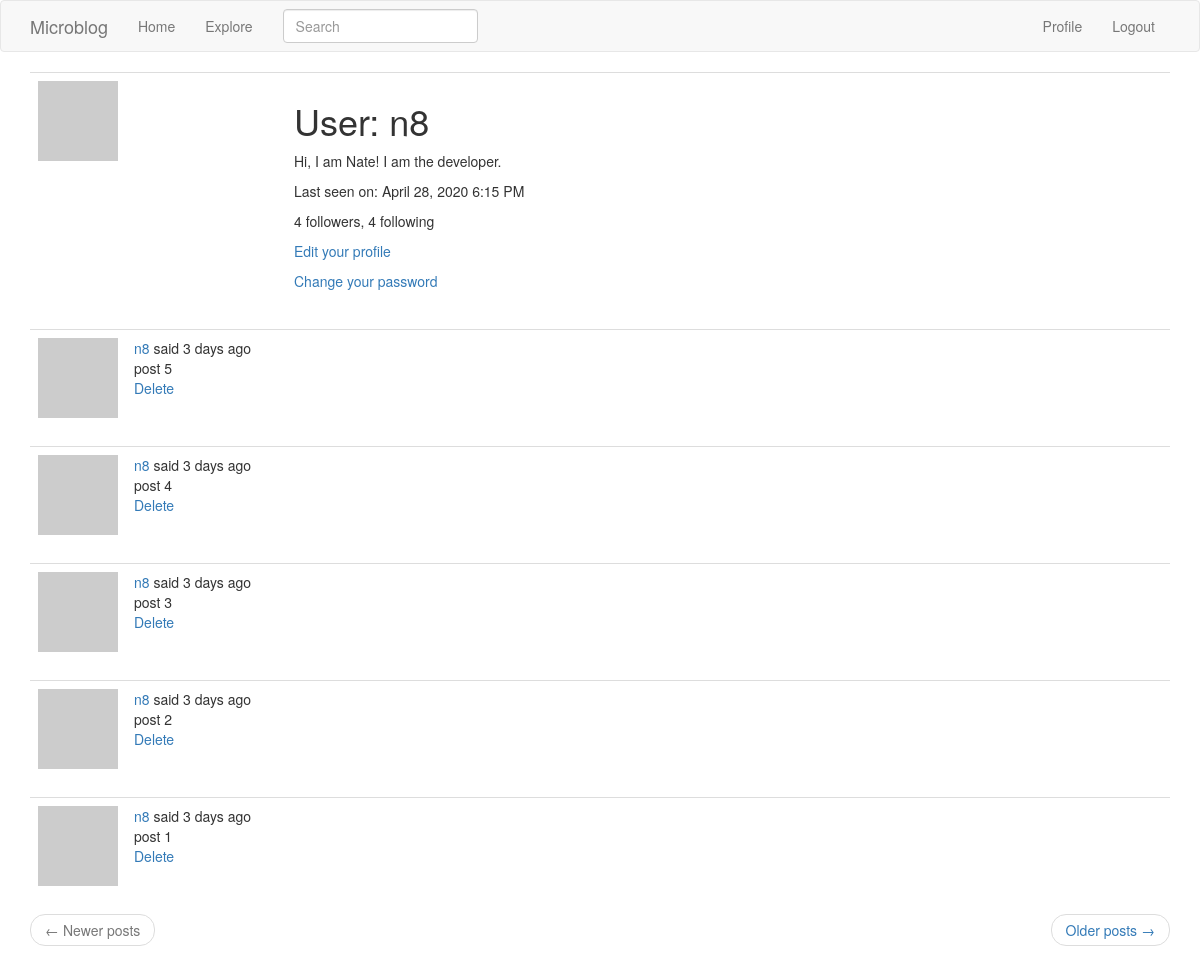
/user/n8 (signed in), run on an earlier commit of the app's database.
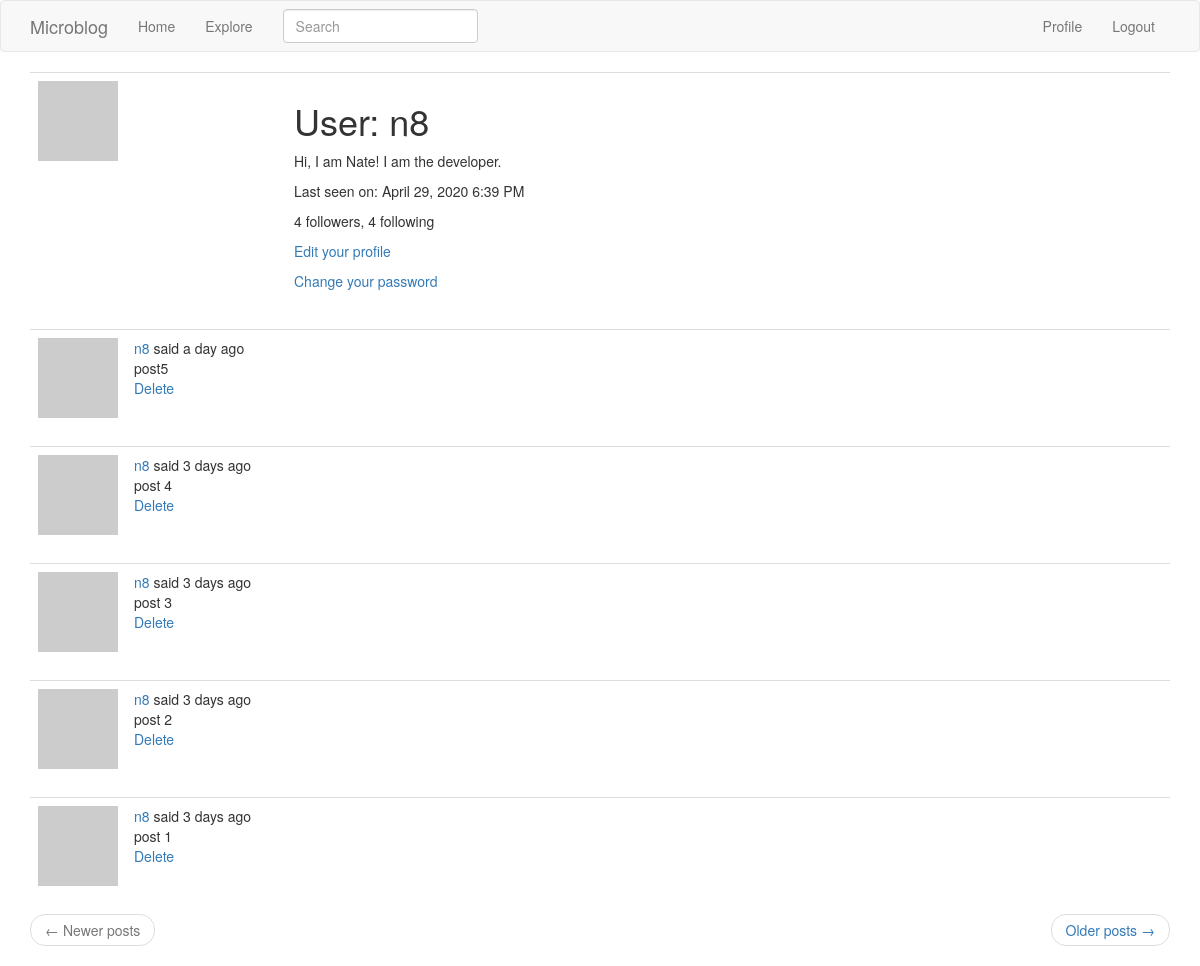
And on a later commit of the database.
### app/models.py (models this page shows, shortened)
class User(UserMixin, db.Model):
    id = db.Column(db.Integer, primary_key=True)
    username = db.Column(db.String(64), index=True, unique=True)
    email = db.Column(db.String(120), index=True, unique=True)
    password_hash = db.Column(db.String(128))
    posts = db.relationship('Post', backref='author', lazy='dynamic')
    about_me = db.Column(db.String(140))
    last_seen = db.Column(db.DateTime, default=datetime.utcnow)
    followed = db.relationship(
        'User', secondary = followers,
        primaryjoin = (followers.c.follower_id == id),
        secondaryjoin = (followers.c.followed_id == id),
        backref = db.backref('followers', lazy='dynamic'), lazy='dynamic')
    def avatar(self, size):
        digest = md5(self.email.lower().encode('utf-8')).hexdigest()
        return 'https://www.gravatar.com/avatar/{}?d=identicon&s={}'.format(digest, size)

class SearchableMixin(object):
    @classmethod
    def before_commit(cls, session):
        session._changes = {
            'add': list(session.new),
            'update': list(session.dirty),
            'delete': list(session.deleted)
        }
    @classmethod
    def after_commit(cls, session):
        for obj in session._changes['add']:
            if isinstance(obj, SearchableMixin):
                add_to_index(obj.__tablename__, obj)
        for obj in session._changes['update']:
            if isinstance(obj, SearchableMixin):
                add_to_index(obj.__tablename__, obj)
        for obj in session._changes['delete']:
            if isinstance(obj, SearchableMixin):
                remove_from_index(obj.__tablename__, obj)
        session._changes = None

class Post(SearchableMixin, db.Model):
    __searchable__ = ['body']
    id = db.Column(db.Integer, primary_key=True)
    body = db.Column(db.String(140))
    timestamp = db.Column(db.DateTime, index=True, default=datetime.utcnow)
    user_id = db.Column(db.Integer, db.ForeignKey('user.id'))
    language = db.Column(db.String(5))

### app/routes.py (the view)
@app.route('/user/<username>')
@login_required
def user(username):
    user = User.query.filter_by(username = username).first_or_404()
    page = request.args.get('page', 1, type = int)
    posts = user.posts.order_by(Post.timestamp.desc()).paginate(
        page, app.config['POSTS_PER_PAGE'], False)
    next_url = url_for('user', username = user.username, page = posts.next_num) \
        if posts.has_next else None
    prev_url = url_for('user', username = user.username, page = posts.prev_num) \
        if posts.has_prev else None
    return render_template('user.html', user = user, posts = posts.items,
                           next_url = next_url, prev_url = prev_url)

### app/forms.py
class SearchForm(FlaskForm):
    q = StringField(_l('Search'), validators = [DataRequired()])
    def __init__(self, *args, **kwargs):
        if 'formdata' not in kwargs:
            kwargs['formdata'] = request.args
        if 'csrf_enabled' not in kwargs:
            kwargs['csrf_enabled'] = False
        super(SearchForm, self).__init__(*args, **kwargs)

### app/models.py (called while the page is built)
@login.user_loader
def load_user(id):
    return User.query.get(int(id))\

### app/routes.py (called while the page is built)
@app.before_request
def before_request():
    if current_user.is_authenticated:
        current_user.last_seen = datetime.utcnow()
        db.session.commit()
        g.search_form = SearchForm()
    g.locale = str(get_locale())

### app/templates/user.html
{% extends "base.html" %}
{% block app_content %}
    <table class="table table-hover">
        <tr>
            <td width="256px"><img src="{{ user.avatar(256) }}"></td>
            <td>
                <h1>{{ _('User') }}: {{ user.username }}</h1>
                {% if user.about_me %}<p>{{ user.about_me }}</p>{% endif %}
                {% if user.last_seen %}
                <p>{{ _('Last seen on') }}: {{ moment(user.last_seen).format('LLL') }}</p>
                {% endif %}
                <p>{{ _('%(count)d followers', count=user.followers.count()) }}, {{ _('%(count)d following', count=user.followed.count()) }}</p>
                {% if user == current_user %}
                <p><a href="{{ url_for('edit_profile') }}">{{ _('Edit your profile') }}</a></p>
                <p><a href="{{ url_for('change_password') }}">{{ _('Change your password') }}</a></p>
                {% elif not current_user.is_following(user) %}
                <p><a href="{{ url_for('follow', username=user.username) }}">{{ _('Follow') }}</a></p>
                {% else %}
                <p><a href="{{ url_for('unfollow', username=user.username) }}">{{ _('Unfollow') }}</a></p>
                {% endif %}
            </td>
        </tr>
    </table>
    {% for post in posts %}
        {% include '_post.html' %}
    {% endfor %}
    <nav aria-label="...">
        <ul class="pager">
            <li class="previous{% if not prev_url %} disabled{% endif %}">
                <a href="{{ prev_url or '#' }}">
                    <span aria-hidden="true">&larr;</span> {{ _('Newer posts') }}
                </a>
            </li>
            <li class="next{% if not next_url %} disabled{% endif %}">
                <a href="{{ next_url or '#' }}">
                    {{ _('Older posts') }} <span aria-hidden="true">&rarr;</span>
                </a>
            </li>
        </ul>
    </nav>
{% endblock %}

### app/templates/_post.html (shortened to what this page needs)
    <table class="table table-hover">
        <tr>
            <td width="70px">
                <a href="{{ url_for('user', username=post.author.username) }}">
                    <img src="{{ post.author.avatar(70) }}" />
                </a>
            </td>
            <td>
                {{ _('%(username)s said %(when)s',
                    username=user_link, when=moment(post.timestamp).fromNow()) }}
                <br>
                <span id="post{{ post.id }}">{{ post.body }}</span>
                <br>
                {% if post.author.id == current_user.id %}
                    <a href="{{ url_for('delete', id=post.id) }}">{{ _('Delete') }}</a>
                {% endif %}
            </td>
        </tr>
    </table>

What changed in the data, as far as the page shows it:
changed User "Hi, I am Nate! I am the developer.": last_seen "April 28, 2020 6:15 PM" → "April 29, 2020 6:39 PM"
changed Post: timestamp "n8 said 3 days ago" → "n8 said a day ago"; body "post 5" → "post5"
